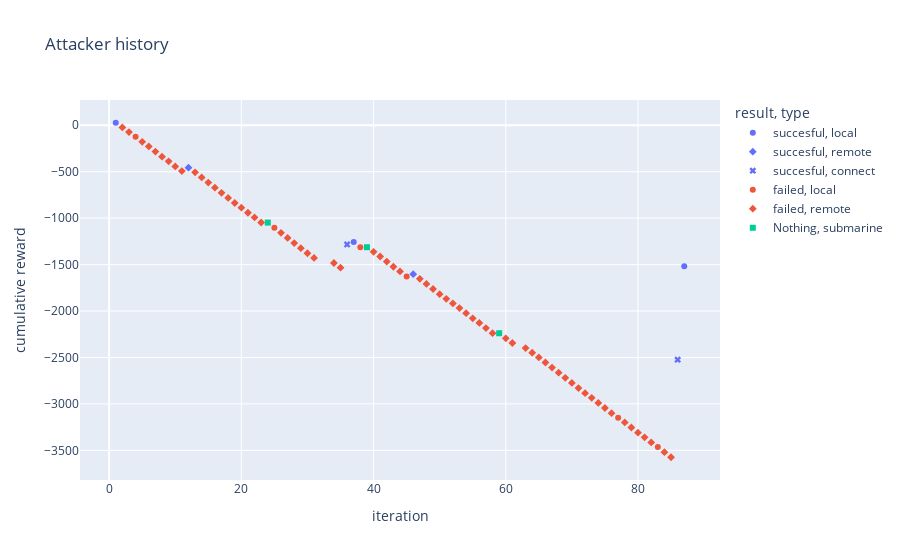

Notebook source saved alongside this figure:
### Code cell
simulation.run(
    max_iteration=600,
    epochs=500,
    attacker=qleaner_agent,
    verbose=1,
    decrease_function=decrease_function,
    sample_attack=True,
    gifsave='./render/attacker/DeepQlearnerTrain/Alone'
)

### Figure 1 — Plotly figure (JSON) as saved in the notebook; plotly's stock layout.template omitted (floating-point values rounded to 4 significant figures; data arrays with more than 128 entries replaced by an {"elided": "..."} marker saying what was removed)
{"data": [{"customdata": [[0.05337, 27, "File and Directory Discovery", "PC_1", "local", 0], [0.1255, 26, "Network Service Scanning", "MailServer", "local", 1], [0.2136, 1005, "Browser Session Hijacking", "DatabaseServer", "local", 1]], "hovertemplate": "result=succesful<br>type=%{customdata[4]}<br>iteration=%{x}<br>cumulative reward=%{y}<br>time=%{customdata[0]}<br>reward=%{customdata[1]}<br>attack name=%{customdata[2]}<br>machine instance name=%{customdata[3]}<br>captured_flags=%{customdata[5]}<extra></extra>", "legendgroup": "succesful, local", "marker": {"color": "#636efa", "symbol": "circle"}, "mode": "markers", "name": "succesful, local", "orientation": "v", "showlegend": true, "type": "scatter", "x": [1, 37, 87], "xaxis": "x", "y": [27, -1257, -1519], "yaxis": "y"}, {"customdata": [[0.08438, 36, "Private Keys", "PC_5", "remote", 0], [0.1435, 25, "Password Spraying", "GoogleDrive", "remote", 0]], "hovertemplate": "result=succesful<br>type=%{customdata[4]}<br>iteration=%{x}<br>cumulative reward=%{y}<br>time=%{customdata[0]}<br>reward=%{customdata[1]}<br>attack name=%{customdata[2]}<br>machine instance name=%{customdata[3]}<br>captured_flags=%{customdata[5]}<extra></extra>", "legendgroup": "succesful, remote", "marker": {"color": "#636efa", "symbol": "diamond"}, "mode": "markers", "name": "succesful, remote", "orientation": "v", "showlegend": true, "type": "scatter", "x": [12, 46], "xaxis": "x", "y": [-457, -1603], "yaxis": "y"}, {"customdata": [[0.1224, 250, "User Account Authentification", "MailServer", "connect", 0], [0.2106, 1050, "User Account Authentification", "DatabaseServer", "connect", 0]], "hovertemplate": "result=succesful<br>type=%{customdata[4]}<br>iteration=%{x}<br>cumulative reward=%{y}<br>time=%{customdata[0]}<br>reward=%{customdata[1]}<br>attack name=%{customdata[2]}<br>machine instance name=%{customdata[3]}<br>captured_flags=%{customdata[5]}<extra></extra>", "legendgroup": "succesful, connect", "marker": {"color": "#636efa", "symbol": "x"}, "mode": "markers", "name": "succesful, connect", "orientation": "v", "showlegend": true, "type": "scatter", "x": [36, 86], "xaxis": "x", "y": [-1283, -2524], "yaxis": "y"}, {"customdata": [[0.06135, -50, "Browser Session Hijacking", "PC_1", "local", 0], [0.1044, -55, "Browser Session Hijacking", "PC_1", "local", 0], [0.1274, -55, "Browser Session Hijacking", "PC_1", "local", 0], [0.1415, -55, "Browser Session Hijacking", "PC_1", "local", 0], [0.1977, -50, "Network Service Scanning", "PC_1", "local", 0], [0.2065, -50, "File and Directory Discovery", "MailServer", "local", 0]], "hovertemplate": "result=failed<br>type=%{customdata[4]}<br>iteration=%{x}<br>cumulative reward=%{y}<br>time=%{customdata[0]}<br>reward=%{customdata[1]}<br>attack name=%{customdata[2]}<br>machine instance name=%{customdata[3]}<br>captured_flags=%{customdata[5]}<extra></extra>", "legendgroup": "failed, local", "marker": {"color": "#EF553B", "symbol": "circle"}, "mode": "markers", "name": "failed, local", "orientation": "v", "showlegend": true, "type": "scatter", "x": [4, 25, 38, 45, 77, 83], "xaxis": "x", "y": [-123, -1103, -1312, -1628, -3149, -3464], "yaxis": "y"}, {"customdata": {"elided": "68x6 mixed values"}, "hovertemplate": "result=failed<br>type=%{customdata[4]}<br>iteration=%{x}<br>cumulative reward=%{y}<br>time=%{customdata[0]}<br>reward=%{customdata[1]}<br>attack name=%{customdata[2]}<br>machine instance name=%{customdata[3]}<br>captured_flags=%{customdata[5]}<extra></extra>", "legendgroup": "failed, remote", "marker": {"color": "#EF553B", "symbol": "diamond"}, "mode": "markers", "name": "failed, remote", "orientation": "v", "showlegend": true, "type": "scatter", "x": [2, 3, 5, 6, 7, 8, 9, 10, 11, 13, 14, 15, 16, 17, 18, 19, 20, 21, 22, 23, 26, 27, 28, 29, 30, 31, 34, 35, 40, 41, 42, 43, 44, 47, 48, 49, 50, 51, 52, 53, 54, 55, 56, 57, 58, 60, 61, 63, 64, 65, 66, 67, 68, 69, 70, 71, 72, 73, 74, 75, 76, 78, 79, 80, 81, 82, 84, 85], "xaxis": "x", "y": [-23, -73, -178, -228, -283, -338, -388, -443, -493, -507, -562, -617, -672, -727, -782, -837, -887, -942, -992, -1047, -1158, -1213, -1268, -1323, -1378, -1428, -1483, -1533, -1363, -1413, -1468, -1523, -1573, -1653, -1708, -1763, -1818, -1868, -1918, -1968, -2023, -2078, -2128, -2183, -2238, -2294, -2344, -2399, -2449, -2499, -2554, -2609, -2664, -2719, -2774, -2829, -2884, -2934, -2989, -3044, -3099, -3199, -3254, -3309, -3359, -3414, -3519, -3574], "yaxis": "y"}, {"customdata": [[0.1034, -1, "No attack", "PC_1", "submarine", 0], [0.1294, -1, "No attack", "PC_1", "submarine", 0], [0.1685, -1, "No attack", "MailServer", "submarine", 0]], "hovertemplate": "result=Nothing<br>type=%{customdata[4]}<br>iteration=%{x}<br>cumulative reward=%{y}<br>time=%{customdata[0]}<br>reward=%{customdata[1]}<br>attack name=%{customdata[2]}<br>machine instance name=%{customdata[3]}<br>captured_flags=%{customdata[5]}<extra></extra>", "legendgroup": "Nothing, submarine", "marker": {"color": "#00cc96", "symbol": "square"}, "mode": "markers", "name": "Nothing, submarine", "orientation": "v", "showlegend": true, "type": "scatter", "x": [24, 39, 59], "xaxis": "x", "y": [-1048, -1313, -2239], "yaxis": "y"}], "layout": {"legend": {"title": {"text": "result, type"}, "tracegroupgap": 0}, "title": {"text": "Attacker history"}, "xaxis": {"anchor": "y", "domain": [0, 1], "title": {"text": "iteration"}}, "yaxis": {"anchor": "x", "domain": [0, 1], "title": {"text": "cumulative reward"}}}}
